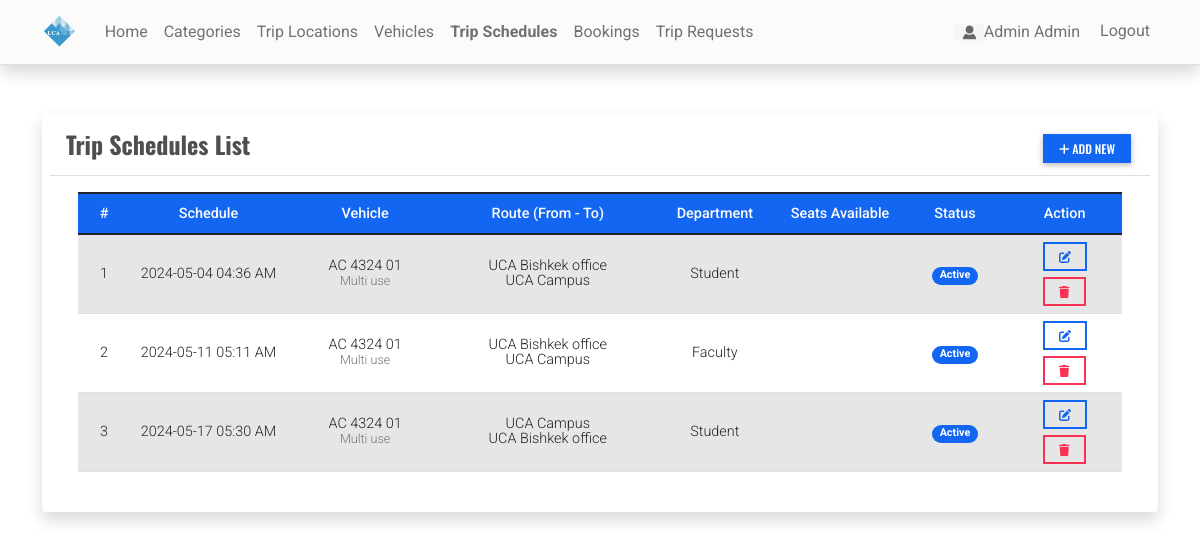
/schedule (signed in), run on an earlier commit of the app's database.
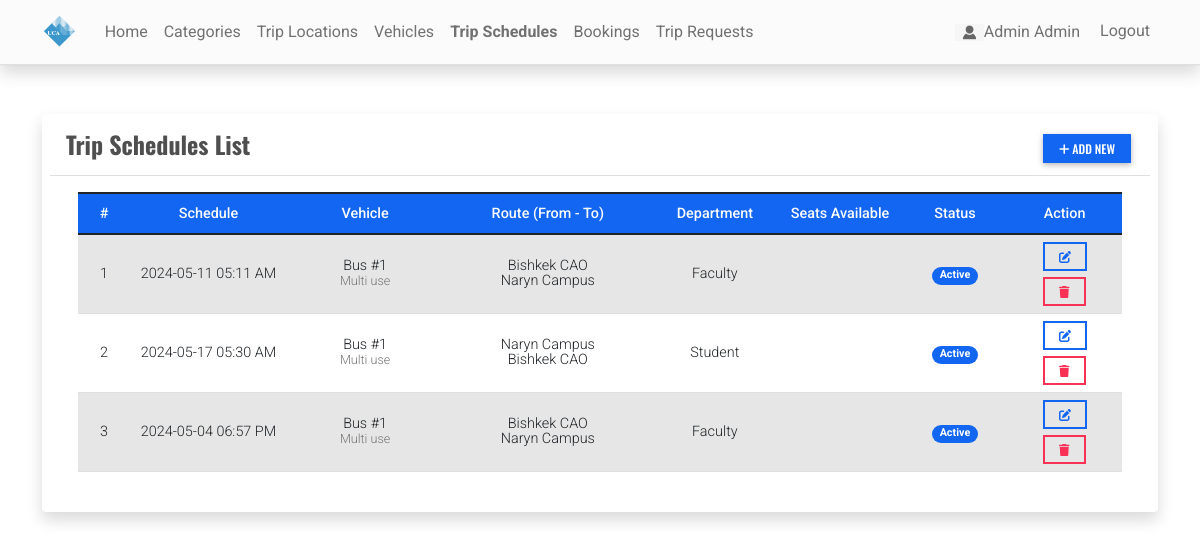
And on a later commit of the database.
### reservationApp/models.py (models this page shows, shortened)
class Schedule(models.Model):
    code = models.CharField(max_length=100)
    bus = models.ForeignKey(Bus,on_delete=models.CASCADE)
    depart = models.ForeignKey(Location,on_delete=models.CASCADE, related_name='depart_location')
    destination = models.ForeignKey(Location,on_delete=models.CASCADE, related_name='destination')
    schedule= models.DateTimeField()
    seats_available = models.IntegerField(null=True)  # replaced fare with seats_available
    status = models.CharField(max_length=2, choices=(('1','Active'),('2','Cancelled')), default=1)
    date_created = models.DateTimeField(default=timezone.now)
    date_updated = models.DateTimeField(auto_now=True)
    ABLE_TO_BOOK_CHOICES = [
        ('None', 'None'),
        ('Student', 'Student'),
        ('Staff', 'Staff'),
        ('Faculty', 'Faculty'),
    ]
    able_to_book = models.CharField(
        max_length=10,
        choices=ABLE_TO_BOOK_CHOICES,
        default='None',
    )
    def count_available(self):
        booked = Booking.objects.filter(schedule=self, status='2').aggregate(Sum('seats'))['seats__sum']
        if booked is not None:
            return self.seats_available - booked
        else:
            return self.seats_available

class Bus(models.Model):
    category = models.ForeignKey(Category,on_delete=models.CASCADE, blank= True, null = True)
    bus_number = models.CharField(max_length=250)
    seats = models.FloatField(max_length=5, default=0)
    status = models.CharField(max_length=2, choices=(('1','Active'),('2','Inactive')), default=1)
    date_created = models.DateTimeField(default=timezone.now)
    date_updated = models.DateTimeField(auto_now=True)

class Category(models.Model):
    name = models.CharField(max_length=250)
    description = models.TextField()
    status = models.CharField(max_length=2, choices=(('1','Active'),('2','Inactive')), default=1)
    date_created = models.DateTimeField(default=timezone.now)
    date_updated = models.DateTimeField(auto_now=True)
    def __str__(self):
        return self.name

class Location(models.Model):
    location = models.CharField(max_length=250)
    status = models.CharField(max_length=2, choices=(('1','Active'),('2','Inactive')), default=1)
    date_created = models.DateTimeField(default=timezone.now)
    date_updated = models.DateTimeField(auto_now=True)
    def __str__(self):
        return self.location

### reservationApp/views.py (the view)
# urls.py: path('schedule',views.schedule_mgt,name='schedule-page'),
@user_passes_test(admin_check)
def schedule_mgt(request):
    context['page_title'] = "Trip Schedules"
    schedules = Schedule.objects.all()
    context['schedules'] = schedules
    return render(request, 'schedule_mgt.html', context)

### reservationApp/views.py (called while the page is built)
def admin_check(user):
    return user.is_staff

### reservationApp/templates/schedule_mgt.html (shortened to what the changed rows need)
{% extends 'base.html' %} {% load humanize %} {% block pageContent %}
<div class="col-lg-12 col-md-12 col-sm-12 col-xs-12">
    <div class="card card-default p-2 shadow ">
        <div class="card-body">
            <div class="container-fluid">
                <table class="table table-striped" id="schedule-list">
                    <colgroup>
                    </colgroup>
                    <thead>
                        <tr class="bg-primary bg-opacity-50 text-light">
                            <th class="px-2 py-2 text-center">#</th>
                            <th class="px-2 py-2 text-center">Schedule</th>
                            <th class="px-2 py-2 text-center">Vehicle</th>
                            <th class="px-2 py-2 text-center">Route (From - To)</th>
                            <th class="px-2 py-2 text-center">Department</th>
                            <th class="px-2 py-2 text-center">Seats Available</th>
                            <th class="px-2 py-2 text-center">Status</th>
                            <th class="px-2 py-2 text-center">Action</th>
                        </tr>
                    </thead>
                    <tbody class="text-center">
                        {% for schedule in schedules %}
                        <tr>
                            <td class="px-2 py-1 align-middle">{{ forloop.counter }}</td>
                            <td class="px-2 py-1 align-middle">{{ schedule.schedule|date:"Y-m-d h:i A" }}</td>
                            <td class="px-2 py-1 align-middle">
                                <div class="lh-1">
                                    <div>{{ schedule.bus.bus_number }}</div>
                                    <small class="text-muted">{{ schedule.bus.category }}</small>
                                </div>
                            </td>
                            <td class="px-2 py-1 align-middle">
                                <div class="lh-1">
                                    <div>{{ schedule.depart }}</div>
                                    <div>{{ schedule.destination }}</div>
                                </div>
                            </td>
                            <td class="px-2 py-1 align-middle">{{ schedule.able_to_book }}</td>
                            <td class="px-2 py-1 align-middle text-center">{{ schedule.count_available|floatformat:0|intcomma }}</td>                            <td class="px-1 py-1 align-middle text-center">
                                {% if schedule.status == '1' %}
                                <span class="badge bg-primary rounded-pill px-2">Active</span> {% else %}
                                <span class="badge bg-danger rounded-pill px-2">Cancelled</span> {% endif %}
                            </td>
                            <td class="px-2 py-1 align-middle text-center">
                                <a class="btn btn-outline-primary btn-sm edit-data" href="javascript:void(0)" data-id="{{ schedule.pk }}" title="Edit">
                                    <i class="fa fa-edit"></i>
                                </a>
                                <button class="btn btn-outline-danger btn-sm delete-data" type="button" data-id="{{ schedule.pk }}" title="Delete">
                                    <i class="fa fa-trash"></i>
                                </button>
                            </td>
                        </tr>
                        {% endfor %}
                    </tbody>
                </table>
            </div>
        </div>
    </div>
</div>
{% endblock pageContent %}

What changed in the data, as far as the page shows it:
removed Schedule: schedule "2024-05-04 04:36 AM", bus.bus_number "AC 4324 01", bus.category "Multi use", depart "UCA Bishkek office", destination "UCA Campus", able_to_book "Student", status "Active"
changed through a linked row, Schedule "2024-05-11 05:11 AM": bus.bus_number "AC 4324 01" → "Bus #1"; depart "UCA Bishkek office" → "Bishkek CAO"; destination "UCA Campus" → "Naryn Campus"
changed through a linked row, Schedule "2024-05-17 05:30 AM": bus.bus_number "AC 4324 01" → "Bus #1"; depart "UCA Campus" → "Naryn Campus"; destination "UCA Bishkek office" → "Bishkek CAO"
added Schedule: schedule "2024-05-04 06:57 PM", bus.bus_number "Bus #1", bus.category "Multi use", depart "Bishkek CAO", destination "Naryn Campus", able_to_book "Faculty", status "Active"
